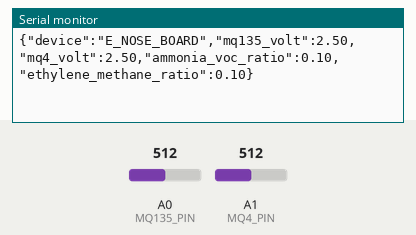
Bench run of a sketch on a simulated Arduino Uno, built with avr-gcc and run on an emulated ATmega328P. Parts: the last lines printed to the serial monitor. The inputs (shaded band) are chosen by the test bench; at power-on: A0 (MQ135_PIN) = 512, A1 (MQ4_PIN) = 512.

Above: at 3.2 s.
3.3 s: A0 (MQ135_PIN) set to 0
At 4.4 s:
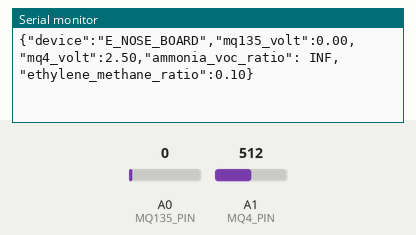
6.5 s: A1 (MQ4_PIN) set to 0
At 7.8 s:
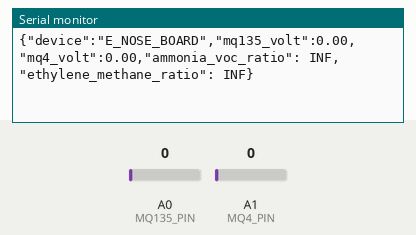
9.5 s: A0 (MQ135_PIN) set to 122
At 10.9 s:
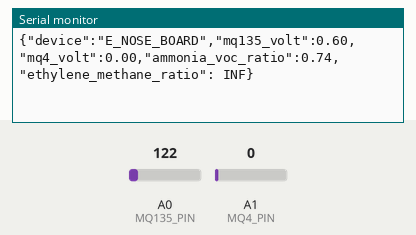
12.5 s: A1 (MQ4_PIN) set to 122
At 13.9 s:
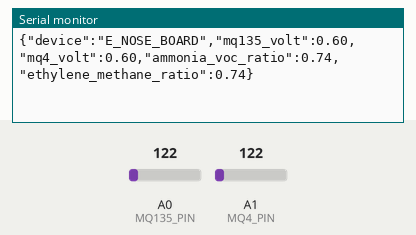

The sketch:

enose_firmware.ino
```cpp
/*
================================================================================
AI_BIOFRIDGE: MULTI-SENSOR ELECTRONIC NOSE (E-NOSE) FIRMWARE
================================================================================
Target Hardware: Arduino Uno, Nano, or ESP32
Description: Reads real-time voltage variations from gas sensor arrays,
             calculates chemical baseline scales, and streams telemetry via Serial.
================================================================================
*/

// Define Microcontroller Analog Pins connected to the E-Nose sensors
const int MQ135_PIN = A0;  // Detects Ammonia, Benzene, Alcohol, Smoke, and general VOCs
const int MQ4_PIN   = A1;  // Detects Methane (CH4) and organic Ethylene ripening gases

// Calibration constants (Vary based on your environmental background room air)
const float Ro_MQ135 = 10.0; // Base resistance in clean air
const float Ro_MQ4   = 10.0; // Base resistance in clean air
const float V_REF    = 5.0;  // Operating voltage (Use 3.3 for ESP32)

void setup() {
  // Initialize high-speed hardware serial communication to pass data to the Python AI master
  Serial.begin(115200);

  // Give the heated sensor coils time to preheat and stabilize internally (Simulation skip)
  Serial.println("{\"status\": \"E-Nose Preheating Coils Stabilizing...\"}");
  delay(2000);
}

void loop() {
  // 1. Read raw digital integers from 10-bit Analog-to-Digital Converter (0 to 1023)
  int raw_mq135 = analogRead(MQ135_PIN);
  int raw_mq4   = analogRead(MQ4_PIN);

  // 2. Convert raw values into actual electrical voltage values
  float volt_mq135 = (raw_mq135 * V_REF) / 1023.0;
  float volt_mq4   = (raw_mq4 * V_REF) / 1023.0;

  // 3. Approximate sensor resistance calculation profiles (Rs)
  // Formula: Rs = (Vcc - V_sensor) / V_sensor
  float rs_mq135 = (V_REF - volt_mq135) / volt_mq135;
  float rs_mq4   = (V_REF - volt_mq4) / volt_mq4;

  // 4. Calculate relative pollution concentration scale ratios (Rs/Ro)
  float ratio_mq135 = rs_mq135 / Ro_MQ135;
  float ratio_mq4   = rs_mq4 / Ro_MQ4;

  // 5. Structure telemetry into a clean, safe JSON payload string for the Python parser
  Serial.print("{");
  Serial.print("\"device\":\"E_NOSE_BOARD\",");
  Serial.print("\"mq135_volt\":" + String(volt_mq135, 2) + ",");
  Serial.print("\"mq4_volt\":" + String(volt_mq4, 2) + ",");
  Serial.print("\"ammonia_voc_ratio\":" + String(ratio_mq135, 2) + ",");
  Serial.print("\"ethylene_methane_ratio\":" + String(ratio_mq4, 2));
  Serial.println("}");

  // Sample the air chemistry variables every 1000 milliseconds (1 second loops)
  delay(1000);
}
```

Measured:
- after the input at 3.3 s, the serial monitor: prints a new line after 0.71 s (image 1)
- after the input at 6.5 s, the serial monitor: prints a new line after 0.52 s (image 2)
- after the input at 9.5 s, the serial monitor: prints a new line after 0.54 s (image 3)
- after the input at 12.5 s, the serial monitor: prints a new line after 0.55 s (image 4)
